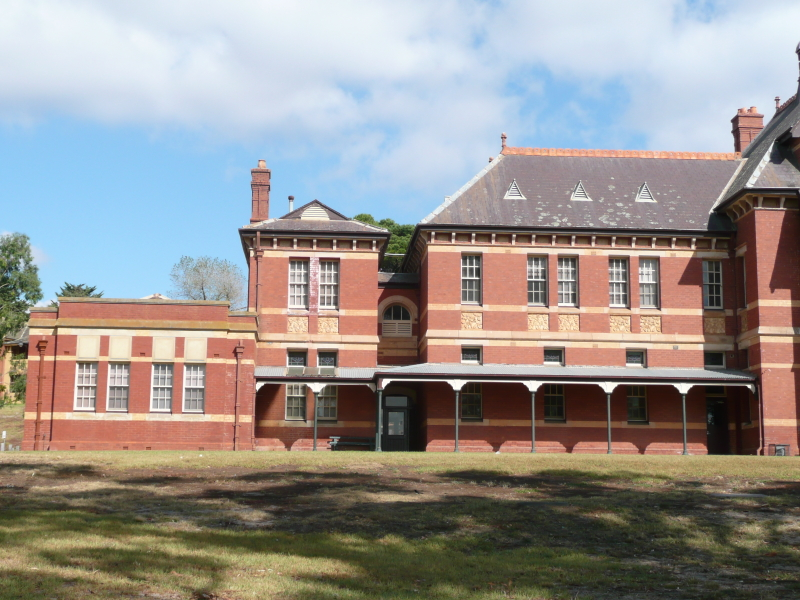
#> input picture examples/data/stitch_images/a1.jpg, 800 x 600 px
$ jupyter execute --allow-errors 04.panorama_stitching.ipynb   (shell and % lines are left out)
#> lines starting #> are read from the running program, lines starting #| are printed output that depends on the picture
# Panorama Stitcthing of Images
Multiple overlapping images of the same scene, combined into a single image, can yield amazing results. This tutorial will illustrate how to accomplish panorama stitching using OpenCV, from loading the images to cleverly stitching them together.

### First things first
Import NumPy,OpenCV and matplotlib, then define a utility function to compare multiple images

[cell 1]
import numpy as np
import cv2
import matplotlib.pyplot as plt


# Utility to display images
def display_side_by_side(images, **kwargs):
    """
    Utility function to display images side by side.

    Parameters
    ----------
    image0, image1, image2, ... : ndarrray
        Images to display.
    labels : list
        Labels for the different images.
    """
    f, axes = plt.subplots(1, len(images), **kwargs)
    axes = np.array(axes, ndmin=1)

    labels = kwargs.pop('labels', None)
    if labels is None:
        labels = [''] * len(images)

    for n, (image, label) in enumerate(zip(images, labels)):
        axes[n].imshow(image, interpolation='nearest', cmap='gray')
        axes[n].set_title(label)
        axes[n].axis('off')

    f.tight_layout()

---

### 1. Load Data & Pre-processing

This stage usually involves one or more of the following:
* Resizing, often downscaling with fixed aspect ratio
* Conversion to grayscale, as some feature descriptors are not defined for color images
* Cropping to region(s) of interest

For convenience our example data is already resized smaller, and we won't bother cropping. However, they are presently in color so coversion to grayscale.

[cell 2]
filenames = ['../data/stitch_images/a1.jpg','../data/stitch_images/a2.jpg']
images = [cv2.imread(each) for each in filenames]
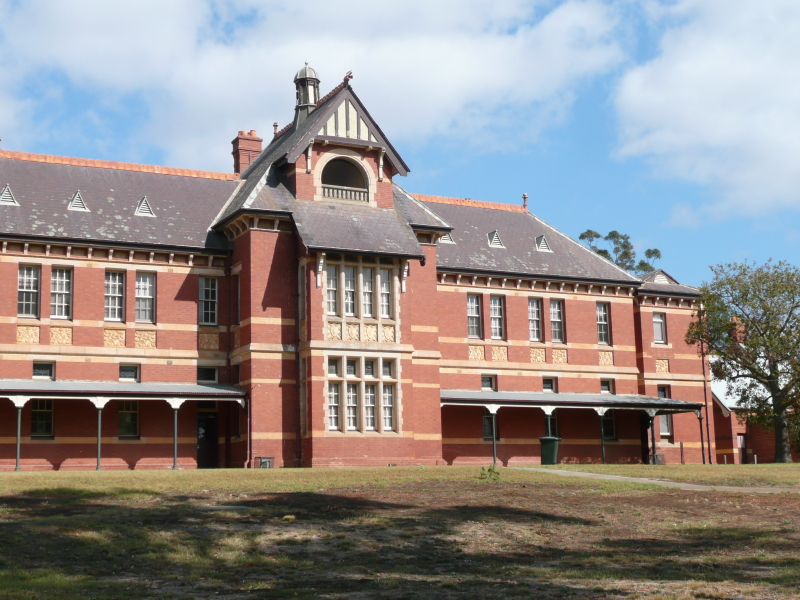
#> input picture examples/data/stitch_images/a2.jpg, 800 x 600 px
#> images = 2 items

[cell 3]
imgs_gray = [cv2.cvtColor(img, cv2.COLOR_BGR2GRAY) for img in images]
#> imgs_gray = 2 items
#display_side_by_side(imgs_gray)

----

### 2. Feature Detection, Matching and Transform Estimation

We need to estimate a projective transformation that relates these images together. The steps will be

#### 1. Define one image as a _target_ or _destination_ image, which will remain anchored while the others are warped
#### 2. Detect features in both images
#### 3. Match features from one image against the features in the anchored image
#### 4. Find the projective transform between them.

We reuse code from our last workbook, use ORB features for finding matches and homography.

[cell 4]
# Initiate ORB detector
orb = cv2.ORB_create()

# find the keypoints and descriptors with ORB
kp1, des1 = orb.detectAndCompute(imgs_gray[0],None)
#> kp1 = 500 keypoints; strongest (x, y, size): (533, 386, 77.1), (684, 388, 77.1), (608, 388, 64.3), (455, 386, 77.1)
kp2, des2 = orb.detectAndCompute(imgs_gray[1],None)
#> kp2 = 500 keypoints; strongest (x, y, size): (491, 408, 64.3), (547, 411, 64.3), (492, 410, 53.6), (100, 403, 77.1)
#create BFMatcher object
bf = cv2.BFMatcher(cv2.NORM_HAMMING)

# Match descriptors.
matches = bf.knnMatch(des1,des2,k=2)
#> matches = 500 matches

Find good matches using lowe's ratio

[cell 5]
#find good matches
good = []
for m,n in matches:
    if m.distance < 0.7*n.distance:
        good.append(m)
#> after the loop, good = 78 matches

# cv2.drawMatches expects list of lists as matches
img3 = cv2.drawMatches(imgs_gray[0],kp1,imgs_gray[1],kp2,good,None,flags=2)
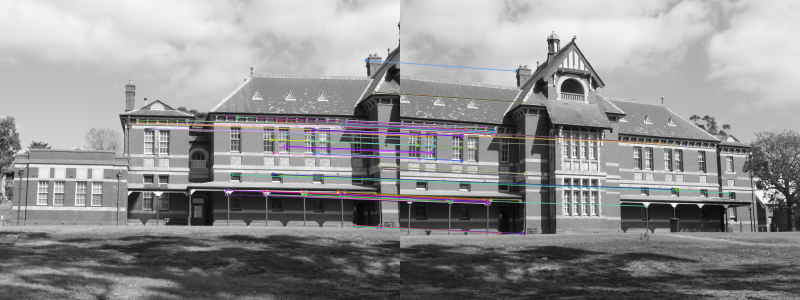
#> img3: shape (600, 1600, 3) (shown at 1/2 size); mean of channels 0, 1, 2 145.2, 144.6, 144.9; drawn as B, G, R

[cell 6]
#Display the matches image
#plt.figure(figsize=(10,10))
#plt.imshow(img3)

Find Homography

[cell 7]
if len(good)>4: #why 4?
    src_pts = np.float32([ kp1[m.queryIdx].pt for m in good ]).reshape(-1,1,2)
#> src_pts = 78 rows, first 8: [315, 246], [759, 332], [453, 233], [572, 292], [474, 234], [686, 392], [542, 279], [674, 239]
    dst_pts = np.float32([ kp2[m.trainIdx].pt for m in good ]).reshape(-1,1,2)
#> dst_pts = 78 rows, first 8: [131, 258], [250, 348], [171, 254], [65, 304], [152, 253], [178, 407], [34, 290], [171, 254]
    #p12, mask = cv2.findHomography(dst_pts, src_pts, cv2.RANSAC,5.0)
